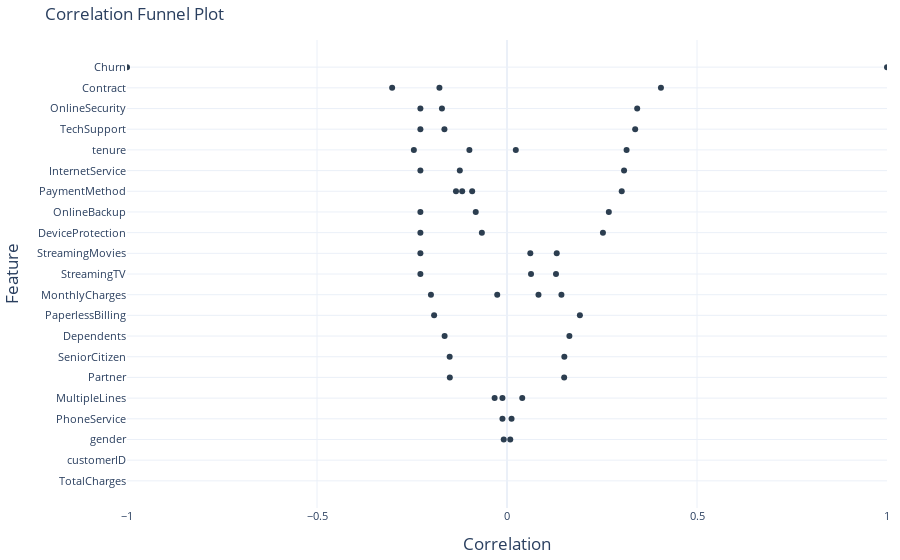

Notebook code cell kept with this figure:
### Code cell
plotly_from_dict(exploratory_agent.get_artifacts()['generate_correlation_funnel']['plotly_figure'])

### Figure 1 — Plotly figure (JSON) as saved in the notebook; plotly's stock layout.template omitted (floating-point values rounded to 4 significant figures)
{"data": [{"customdata": [["Yes"], ["No"], ["Month-to-month"], ["No"], ["No"], ["0.0_9.0"], ["Fiber optic"], ["Two year"], ["Electronic check"], ["No"], ["No"], ["55.0_72.0"], ["No internet service"], ["No internet service"], ["No internet service"], ["No"], ["No internet service"], ["No internet service"], ["No internet service"], ["18.2_35.5"], ["Yes"], ["No"], ["One year"], ["Yes"], ["Yes"], ["No"], ["Yes"], ["1"], ["0"], ["Yes"], ["No"], ["70.3_89.8"], ["Credit card (automatic)"], ["No"], ["No"], ["DSL"], ["Bank transfer (automatic)"], ["29.0_55.0"], ["Mailed check"], ["89.8_118.8"], ["Yes"], ["Yes"], ["Yes"], ["Yes"], ["Yes"], ["No"], ["35.5_70.3"], ["9.0_29.0"], ["Yes"], ["No"], ["No phone service"], ["Male"], ["Female"], ["-OTHER"], ["-OTHER"]], "hoverlabel": {"font": {"size": 11.2}}, "hovertemplate": "correlation=%{x:.3f}<br>feature=%{y}<br>bin=%{customdata[0]}<extra></extra>", "legendgroup": "", "marker": {"color": "#2c3e50", "opacity": 1, "symbol": "circle"}, "mode": "markers", "name": "", "orientation": "h", "showlegend": false, "text": ["Yes", "No", "Month-to-month", "No", "No", "0.0_9.0", "Fiber optic", "Two year", "Electronic check", "No", "No", "55.0_72.0", "No internet service", "No internet service", "No internet service", "No", "No internet service", "No internet service", "No internet service", "18.2_35.5", "Yes", "No", "One year", "Yes", "Yes", "No", "Yes", "1", "0", "Yes", "No", "70.3_89.8", "Credit card (automatic)", "No", "No", "DSL", "Bank transfer (automatic)", "29.0_55.0", "Mailed check", "89.8_118.8", "Yes", "Yes", "Yes", "Yes", "Yes", "No", "35.5_70.3", "9.0_29.0", "Yes", "No", "No phone service", "Male", "Female", "-OTHER", "-OTHER"], "type": "scatter", "x": [1.0, -1.0, 0.4051, 0.3426, 0.3373, 0.3147, 0.308, -0.3023, 0.3019, 0.268, 0.2525, -0.2451, -0.2279, -0.2279, -0.2279, -0.2279, -0.2279, -0.2279, -0.2279, -0.2002, 0.1918, -0.1918, -0.1778, -0.1712, -0.1647, 0.1642, -0.1642, 0.1509, -0.1509, -0.1504, 0.1504, 0.1432, -0.1343, 0.1308, 0.1289, -0.1242, -0.1179, -0.09895, -0.09168, 0.08283, -0.08225, -0.06616, 0.06323, 0.06138, 0.0401, -0.03257, -0.0257, 0.02314, 0.01194, -0.01194, -0.01194, -0.008612, 0.008612, NaN, NaN], "xaxis": "x", "y": ["Churn", "Churn", "Contract", "OnlineSecurity", "TechSupport", "tenure", "InternetService", "Contract", "PaymentMethod", "OnlineBackup", "DeviceProtection", "tenure", "OnlineBackup", "TechSupport", "OnlineSecurity", "InternetService", "DeviceProtection", "StreamingMovies", "StreamingTV", "MonthlyCharges", "PaperlessBilling", "PaperlessBilling", "Contract", "OnlineSecurity", "TechSupport", "Dependents", "Dependents", "SeniorCitizen", "SeniorCitizen", "Partner", "Partner", "MonthlyCharges", "PaymentMethod", "StreamingMovies", "StreamingTV", "InternetService", "PaymentMethod", "tenure", "PaymentMethod", "MonthlyCharges", "OnlineBackup", "DeviceProtection", "StreamingTV", "StreamingMovies", "MultipleLines", "MultipleLines", "MonthlyCharges", "tenure", "PhoneService", "PhoneService", "MultipleLines", "gender", "gender", "customerID", "TotalCharges"], "yaxis": "y"}], "layout": {"autosize": true, "font": {"size": 14}, "legend": {"font": {"size": 11.2}, "title": {"font": {"size": 11.2}}, "tracegroupgap": 0}, "margin": {"b": 40, "l": 10, "r": 10, "t": 40}, "showlegend": false, "title": {"font": {"size": 16.8}, "text": "Correlation Funnel Plot"}, "xaxis": {"anchor": "y", "domain": [0, 1], "range": [-1, 1], "showticklabels": true, "tickfont": {"size": 11.2}, "title": {"text": "Correlation"}, "visible": true}, "yaxis": {"anchor": "x", "autorange": "reversed", "domain": [0, 1], "tickfont": {"size": 11.2}, "title": {"text": "Feature"}}}}
